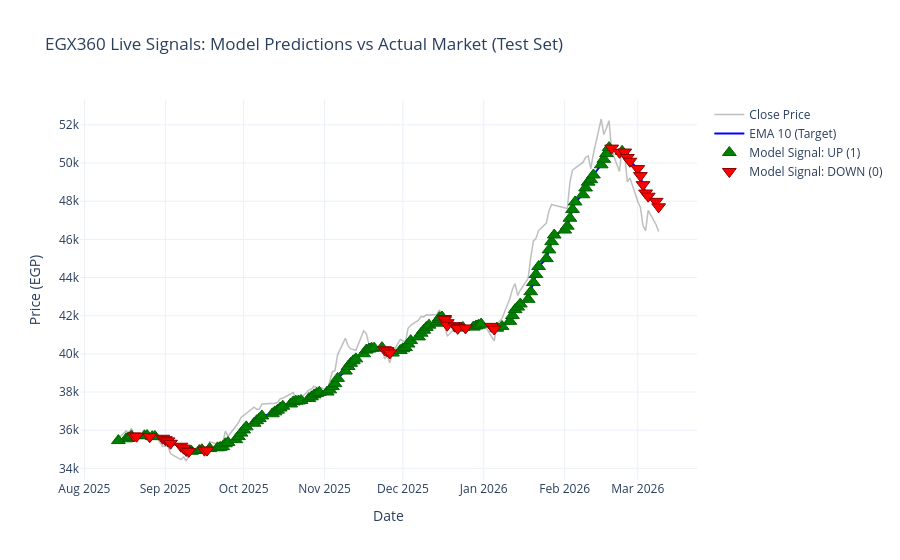

Notebook source saved alongside this figure:
### Markdown cell above
# Formatting the Chart

### Code cell
fig_test.update_layout(title='EGX360 Live Signals: Model Predictions vs Actual Market (Test Set)',
                       yaxis_title='Price (EGP)',
                       xaxis_title='Date',
                       template='plotly_white',
                       hovermode='x unified')
fig_test.show()
